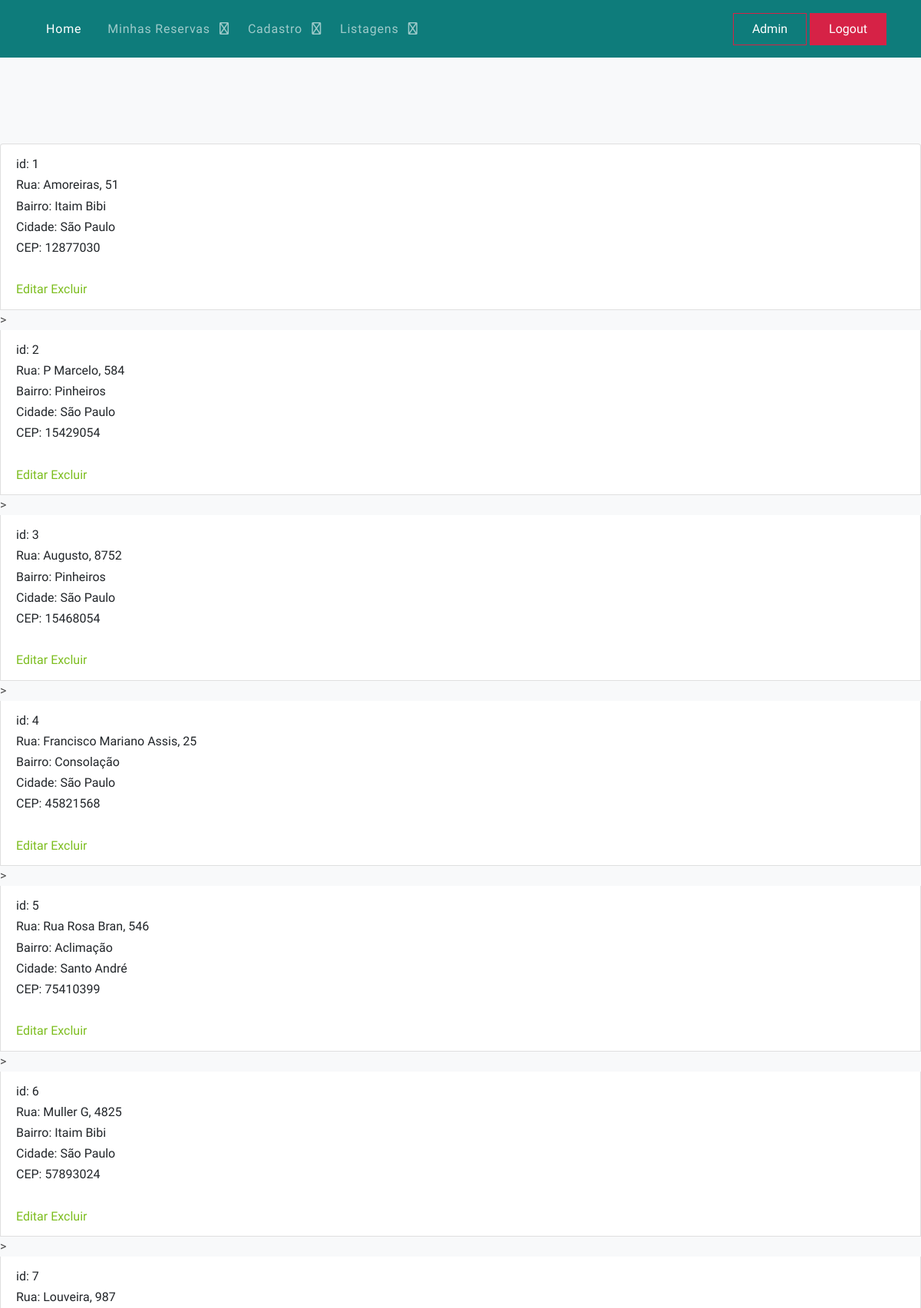
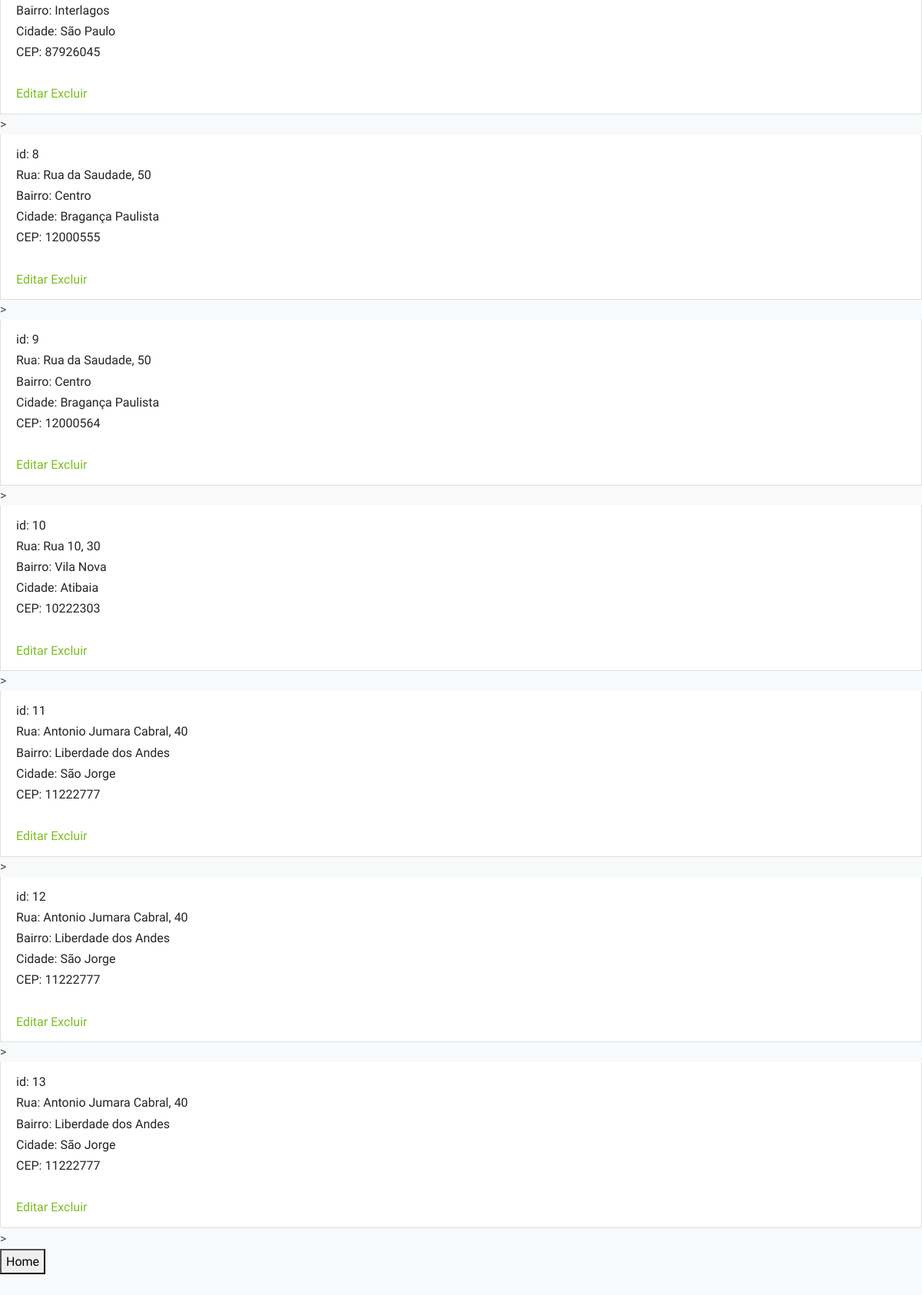
Screenshot of /listagemEnderecos/ (signed in) with the database file from the repository (2 pictures, top to bottom).
### core/models.py (models this page shows, shortened)
class Endereco(models.Model):
    rua = models.CharField(max_length=100, verbose_name='Rua')
    cidade = models.CharField(max_length=50, verbose_name='Cidade')
    numero = models.IntegerField(default=0, verbose_name='Número')
    bairro = models.CharField(max_length=50, verbose_name='Bairro')
    cep = models.IntegerField(default=0000000, verbose_name='CEP')
    longitude = models.FloatField(default=0.00, verbose_name='Longitude')
    latitude = models.FloatField(default=0.00, verbose_name='Latitude')
    class Meta:
        verbose_name_plural = 'Endereços'

### core/views.py (the view)
# urls.py: path('listagemEnderecos/', listagemEnderecos, name='url_listagem_enderecos'),
@login_required
@user_passes_test(checkGroupAdmin)
def listagemEnderecos(request):
    if request.POST and request.POST['input_pesquisa']:
        dados = Endereco.objects.filter(placa__icontains=request.POST['input_pesquisa'])
    else:
        dados = Endereco.objects.all()
    contexto = {'dados': dados, 'text_input': 'Digite o CEP', 'listagem': 'listagem'}
    return render(request, 'core/listagem_enderecos.html', contexto)

### core/templatetags/template_extras.py (called while the page is built)
@register.filter(name='has_group')
def has_group(user, group_name):
    return user.groups.filter(name=group_name).exists()

### core/views.py (called while the page is built)
def checkGroupAdmin(user):
    return user.groups.filter(name='Administradores').exists()

### core/templates/core/listagem_enderecos.html (shortened to what this page needs)
{% extends 'base.html' %}
{% load static %}
{% block main %}
<ul class="list-group">
    {% for i in dados %}
    <li class="list-group-item">
        id: {{ i.id }} <br>
        Rua: {{ i.rua }}, {{ i.numero }} <br>
        Bairro: {{ i.bairro }}<br>
        Cidade: {{ i.cidade }} <br>
        CEP: {{ i.cep }} <br>
        <br>
        <a href="{% url 'url_altera_endereco' i.id %}">Editar</a>
        <a href="{% url 'url_exclui_endereco' i.id %}">Excluir</a>
    </li>
    >
    {% endfor %}
</ul>
<button onclick="window.location.href='/'">Home</button>
{% endblock %}

### static_files/css/style.css (style rules this page uses)
body { line-height: 1.7; color: #4d4d4d; font-weight: 400; font-size: 1rem; }

### rows the page displays
Endereco: id "1", rua "Amoreiras", numero "51", bairro "Itaim Bibi", cidade "São Paulo", cep "12877030"
Endereco: id "2", rua "P Marcelo", numero "584", bairro "Pinheiros", cidade "São Paulo", cep "15429054"
Endereco: id "3", rua "Augusto", numero "8752", bairro "Pinheiros", cidade "São Paulo", cep "15468054"
Endereco: id "4", rua "Francisco Mariano Assis", numero "25", bairro "Consolação", cidade "São Paulo", cep "45821568"
Endereco: id "5", rua "Rua Rosa Bran", numero "546", bairro "Aclimação", cidade "Santo André", cep "75410399"
Endereco: id "6", rua "Muller G", numero "4825", bairro "Itaim Bibi", cidade "São Paulo", cep "57893024"
Endereco: id "7", rua "Louveira", numero "987", bairro "Interlagos", cidade "São Paulo", cep "87926045"
Endereco: id "8", rua "Rua da Saudade", numero "50", bairro "Centro", cidade "Bragança Paulista", cep "12000555"
Endereco: id "9", rua "Rua da Saudade", numero "50", bairro "Centro", cidade "Bragança Paulista", cep "12000564"
Endereco: id "10", rua "Rua 10", numero "30", bairro "Vila Nova", cidade "Atibaia", cep "10222303"
Endereco: id "11", rua "Antonio Jumara Cabral", numero "40", bairro "Liberdade dos Andes", cidade "São Jorge", cep "11222777"
Endereco: id "12", rua "Antonio Jumara Cabral", numero "40", bairro "Liberdade dos Andes", cidade "São Jorge", cep "11222777"
Endereco: id "13", rua "Antonio Jumara Cabral", numero "40", bairro "Liberdade dos Andes", cidade "São Jorge", cep "11222777"
